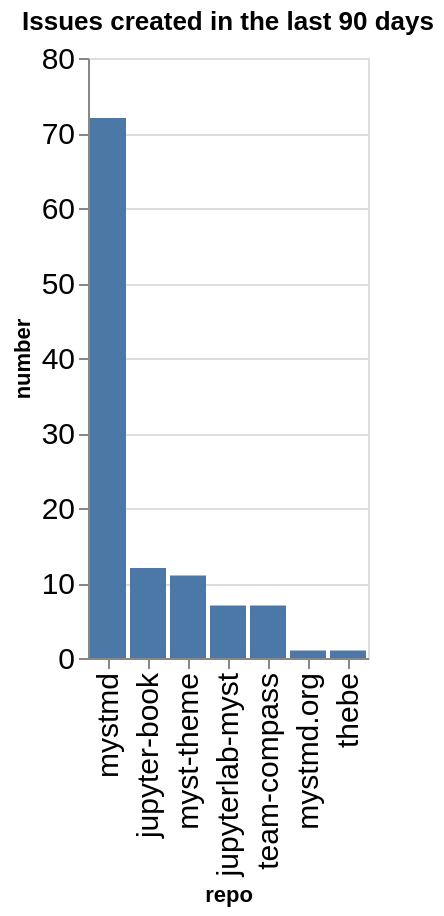

Notebook code cell kept with this figure:
### Code cell
created_counts = created.groupby(['org', 'repo']).count()['number'].reset_index()
created_counts['org/repo'] = created_counts.apply(lambda a: a['org'] + '/' + a['repo'], axis=1)
sorted_vals = created_counts.sort_values(['org', 'number'], ascending=False)['repo'].values
alt.Chart(data=created_counts, title=f"Issues created in the last {n_days} days").mark_bar().encode(
    x=alt.X('repo', sort=alt.Sort(sorted_vals.tolist())),
    y='number',
)

### Figure 1 — Vega-Lite specification as saved in the notebook (floating-point values rounded to 4 significant figures)
{"config": {"axisLeft": {"labelFontSize": 15}, "axisBottom": {"labelFontSize": 15}}, "data": {"name": "data-0e72f2a0c2780040419af9ee44034426"}, "mark": {"type": "bar"}, "encoding": {"x": {"field": "repo", "sort": ["mystmd", "jupyter-book", "myst-theme", "jupyterlab-myst", "team-compass", "mystmd.org", "thebe"], "type": "nominal"}, "y": {"field": "number", "type": "quantitative"}}, "title": "Issues created in the last 90 days", "$schema": "https://vega.github.io/schema/vega-lite/v5.20.1.json", "datasets": {"data-0e72f2a0c2780040419af9ee44034426": [{"org": "jupyter-book", "repo": "jupyter-book", "number": 12, "org/repo": "jupyter-book/jupyter-book"}, {"org": "jupyter-book", "repo": "jupyterlab-myst", "number": 7, "org/repo": "jupyter-book/jupyterlab-myst"}, {"org": "jupyter-book", "repo": "myst-theme", "number": 11, "org/repo": "jupyter-book/myst-theme"}, {"org": "jupyter-book", "repo": "mystmd", "number": 72, "org/repo": "jupyter-book/mystmd"}, {"org": "jupyter-book", "repo": "mystmd.org", "number": 1, "org/repo": "jupyter-book/mystmd.org"}, {"org": "jupyter-book", "repo": "team-compass", "number": 7, "org/repo": "jupyter-book/team-compass"}, {"org": "jupyter-book", "repo": "thebe", "number": 1, "org/repo": "jupyter-book/thebe"}]}}
